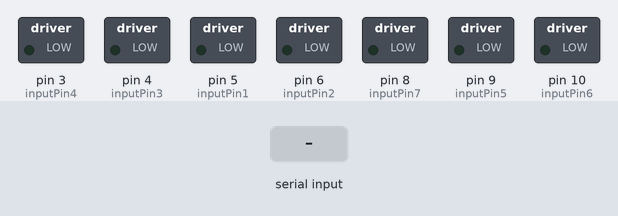
Bench run of a sketch on a simulated Arduino Uno, built with avr-gcc and run on an emulated ATmega328P. On the bench: switched loads named in the sketch (green lamp = pin HIGH). The test bench sets the inputs (shaded band). What the sketch prints to the serial monitor is not drawn.

Above: at 1.2 s.
1.3 s: "a" received over the second serial link
At 2.3 s:
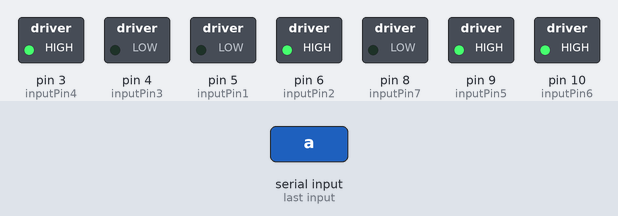
2.8 s: "b" received over the second serial link
At 3.4 s:
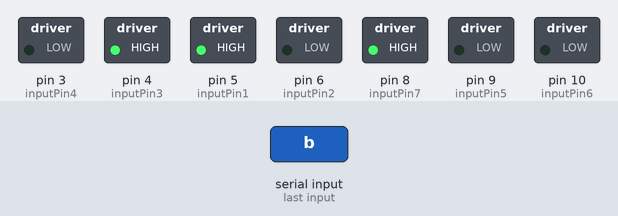
Timing chart, 0 to 5.8 s (numbered marks = the images above; inputs shaded):
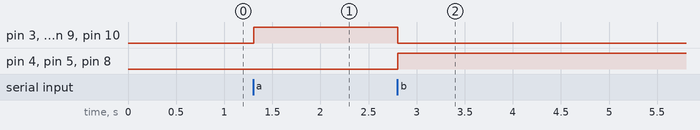

Measured:
- after the input at 1.3 s, pin 3 (inputPin4), pin 6 (inputPin2), pin 9 (inputPin5), pin 10 (inputPin6): LOW → HIGH at once
- after the input at 2.8 s, pin 3 (inputPin4), pin 6 (inputPin2), pin 9 (inputPin5), pin 10 (inputPin6): HIGH → LOW at once; pin 4 (inputPin3), pin 5 (inputPin1), pin 8 (inputPin7): LOW → HIGH at once

The sketch:

stair_robot.ino
```cpp
#include<SoftwareSerial.h>
SoftwareSerial bluetooth(13,12);//(RX,TX)
//Motor A
  const int inputPin1 = 5;    // Pin 15 of L293D IC, D1 Pin of NodeMCU
  const int inputPin2= 6;    // Pin 10 of L293D IC, D0 Pin of NodeMCU
//Motor B
  const int inputPin3 = 4;    // Pin  7 of L293D IC, D2 Pin of NodeMCU
  const int inputPin4 = 3;    // Pin  2 of L293D IC, D3 Pin of NodeMCU
// Motor C
  const int inputPin5 = 9;
  const int inputPin6 = 10;
// Motor D
  const int inputPin7 = 8;
  const int inputPin8 = 9;
//int EN1 = 11;                 // Pin 1 of L293D IC, D6 Pin of NodeMCU
//int EN2 = 14;

void setup()
{

  pinMode(inputPin1,OUTPUT);
  pinMode(inputPin2,OUTPUT);
  pinMode(inputPin3,OUTPUT);
  pinMode(inputPin4,OUTPUT);
  pinMode(inputPin5,OUTPUT);
  pinMode(inputPin6,OUTPUT);
  pinMode(inputPin7,OUTPUT);
  pinMode(inputPin8,OUTPUT);
  Serial.begin(9600);
  bluetooth.begin(9600);


}

void loop()
{
  char a=bluetooth.read();
  Serial.println(a);
  if(a=='a')
  {
    forward();
  }
  else
   if(a=='b')
  {
    reverse();
  }

}
void forward()
{
    digitalWrite(inputPin1,LOW);
    digitalWrite(inputPin2,HIGH);
    digitalWrite(inputPin3,LOW);
    digitalWrite(inputPin4,HIGH);
    digitalWrite(inputPin5,LOW);
    digitalWrite(inputPin6,HIGH);
    digitalWrite(inputPin7,LOW);
    digitalWrite(inputPin8,HIGH);
}
void reverse()
{
    digitalWrite(inputPin1,HIGH);
    digitalWrite(inputPin2,LOW);
    digitalWrite(inputPin3,HIGH);
    digitalWrite(inputPin4,LOW);
    digitalWrite(inputPin5,HIGH);
    digitalWrite(inputPin6,LOW);
    digitalWrite(inputPin7,HIGH);
    digitalWrite(inputPin8,LOW);
}
```
